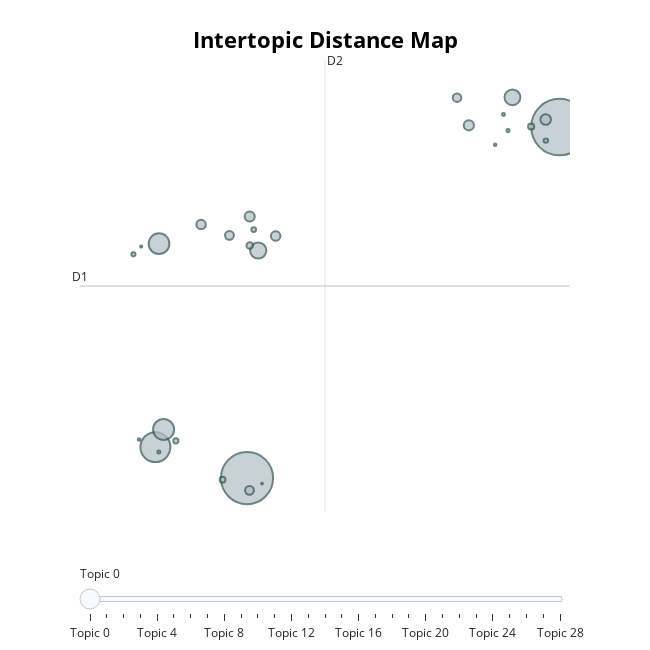

The notebook cell saved with this chart:
### Code cell
pos_topic_model = pos_topic_model.reduce_topics(pos_docs, nr_topics=30)
pos_topic_model.visualize_topics()

### Figure 1 — Plotly figure (JSON) as saved in the notebook; plotly's stock layout.template omitted (floating-point values rounded to 4 significant figures)
{"data": [{"customdata": [[0, "good | play | get | like | love", 12245], [1, "death | good | play | get | like", 10408], [2, "good | play | like | get | make", 3433], [3, "good | play | like | get | make", 1686], [4, "good | play | like | time | one", 1642], [5, "play | time | good | get | like", 1001], [6, "dead | play | good | like | get", 961], [7, "good | play | stance | enemy | still", 425], [8, "like | play | get | game | one", 400], [9, "ii | love | sentinel | play | ruin", 387], [10, "dead | like | play | good | make", 349], [11, "like | one | get | play | good", 336], [12, "de | get | play | que | good", 303], [13, "iron | keep | hate | play | good", 296], [14, "die | time | get | pvp | like", 276], [15, "enemy | play | get | really | good", 167], [16, "da | good | get | das | time", 145], [17, "game | one | good | play | time", 126], [18, "td | tr | also | make | area", 105], [19, "spoiler | one | world | good | still", 84], [20, "fuck | good | like | feature | play", 76], [21, "dsiii | try | controller | dsi | well", 64], [22, "hit | die | captain | get | theory", 37], [23, "get | boss | mob | ganks | enemy", 35], [24, "others | fightning | fun | inside | button", 34], [25, "dawn | war | glitchy | still | ruin", 26], [26, "nya | quit | rite | spoiler | gaem", 23], [27, "super | adp | kind | sissy | rul", 18], [28, "able | ask | diffcult | cbt | remix", 12]], "hovertemplate": "<b>Topic %{customdata[0]}</b><br>%{customdata[1]}<br>Size: %{customdata[2]}", "legendgroup": "", "marker": {"color": "#B0BEC5", "line": {"color": "DarkSlateGrey", "width": 2}, "size": [12245, 10408, 3433, 1686, 1642, 1001, 961, 425, 400, 387, 349, 336, 303, 296, 276, 167, 145, 126, 105, 84, 76, 64, 37, 35, 34, 26, 23, 18, 12], "sizemode": "area", "sizeref": 7.653, "symbol": "circle"}, "mode": "markers", "name": "", "orientation": "v", "showlegend": false, "type": "scatter", "x": [1.086, -3.769, -5.193, -5.066, -5.137, -3.595, 0.3553, 0.8718, -0.3226, -3.727, -3.325, -4.483, -4.042, -3.731, -0.5059, -3.727, 0.6458, -4.149, -4.875, -3.665, 0.8743, -5.534, 0.286, -5.14, 0.2163, -5.445, 0.08667, -5.414, -3.536], "xaxis": "x", "y": [7.476, -4.509, -3.452, -2.848, 3.494, 3.261, 8.493, 7.734, 7.537, 4.423, 3.757, 4.152, 3.779, -4.928, 8.481, 3.431, 7.497, -4.566, -3.236, 3.976, 7.014, 3.13, 7.358, -3.622, 7.907, -3.19, 6.871, 3.396, -4.697], "yaxis": "y"}], "layout": {"annotations": [{"showarrow": false, "text": "D1", "x": -6.365, "y": 2.049, "yshift": 10}, {"showarrow": false, "text": "D2", "x": -2.558, "xshift": 10, "y": 9.767}], "height": 650, "hoverlabel": {"bgcolor": "white", "font": {"family": "Rockwell", "size": 16}}, "legend": {"itemsizing": "constant", "tracegroupgap": 0}, "margin": {"t": 60}, "shapes": [{"line": {"color": "#CFD8DC", "width": 2}, "type": "line", "x0": -2.558, "x1": -2.558, "y0": -5.668, "y1": 9.767}, {"line": {"color": "#9E9E9E", "width": 2}, "type": "line", "x0": -6.365, "x1": 1.249, "y0": 2.049, "y1": 2.049}], "sliders": [{"active": 0, "pad": {"t": 50}, "steps": [{"args": [{"marker.color": [["red", "#B0BEC5", "#B0BEC5", "#B0BEC5", "#B0BEC5", "#B0BEC5", "#B0BEC5", "#B0BEC5", "#B0BEC5", "#B0BEC5", "#B0BEC5", "#B0BEC5", "#B0BEC5", "#B0BEC5", "#B0BEC5", "#B0BEC5", "#B0BEC5", "#B0BEC5", "#B0BEC5", "#B0BEC5", "#B0BEC5", "#B0BEC5", "#B0BEC5", "#B0BEC5", "#B0BEC5", "#B0BEC5", "#B0BEC5", "#B0BEC5", "#B0BEC5"]]}], "label": "Topic 0", "method": "update"}, {"args": [{"marker.color": [["#B0BEC5", "red", "#B0BEC5", "#B0BEC5", "#B0BEC5", "#B0BEC5", "#B0BEC5", "#B0BEC5", "#B0BEC5", "#B0BEC5", "#B0BEC5", "#B0BEC5", "#B0BEC5", "#B0BEC5", "#B0BEC5", "#B0BEC5", "#B0BEC5", "#B0BEC5", "#B0BEC5", "#B0BEC5", "#B0BEC5", "#B0BEC5", "#B0BEC5", "#B0BEC5", "#B0BEC5", "#B0BEC5", "#B0BEC5", "#B0BEC5", "#B0BEC5"]]}], "label": "Topic 1", "method": "update"}, {"args": [{"marker.color": [["#B0BEC5", "#B0BEC5", "red", "#B0BEC5", "#B0BEC5", "#B0BEC5", "#B0BEC5", "#B0BEC5", "#B0BEC5", "#B0BEC5", "#B0BEC5", "#B0BEC5", "#B0BEC5", "#B0BEC5", "#B0BEC5", "#B0BEC5", "#B0BEC5", "#B0BEC5", "#B0BEC5", "#B0BEC5", "#B0BEC5", "#B0BEC5", "#B0BEC5", "#B0BEC5", "#B0BEC5", "#B0BEC5", "#B0BEC5", "#B0BEC5", "#B0BEC5"]]}], "label": "Topic 2", "method": "update"}, {"args": [{"marker.color": [["#B0BEC5", "#B0BEC5", "#B0BEC5", "red", "#B0BEC5", "#B0BEC5", "#B0BEC5", "#B0BEC5", "#B0BEC5", "#B0BEC5", "#B0BEC5", "#B0BEC5", "#B0BEC5", "#B0BEC5", "#B0BEC5", "#B0BEC5", "#B0BEC5", "#B0BEC5", "#B0BEC5", "#B0BEC5", "#B0BEC5", "#B0BEC5", "#B0BEC5", "#B0BEC5", "#B0BEC5", "#B0BEC5", "#B0BEC5", "#B0BEC5", "#B0BEC5"]]}], "label": "Topic 3", "method": "update"}, {"args": [{"marker.color": [["#B0BEC5", "#B0BEC5", "#B0BEC5", "#B0BEC5", "red", "#B0BEC5", "#B0BEC5", "#B0BEC5", "#B0BEC5", "#B0BEC5", "#B0BEC5", "#B0BEC5", "#B0BEC5", "#B0BEC5", "#B0BEC5", "#B0BEC5", "#B0BEC5", "#B0BEC5", "#B0BEC5", "#B0BEC5", "#B0BEC5", "#B0BEC5", "#B0BEC5", "#B0BEC5", "#B0BEC5", "#B0BEC5", "#B0BEC5", "#B0BEC5", "#B0BEC5"]]}], "label": "Topic 4", "method": "update"}, {"args": [{"marker.color": [["#B0BEC5", "#B0BEC5", "#B0BEC5", "#B0BEC5", "#B0BEC5", "red", "#B0BEC5", "#B0BEC5", "#B0BEC5", "#B0BEC5", "#B0BEC5", "#B0BEC5", "#B0BEC5", "#B0BEC5", "#B0BEC5", "#B0BEC5", "#B0BEC5", "#B0BEC5", "#B0BEC5", "#B0BEC5", "#B0BEC5", "#B0BEC5", "#B0BEC5", "#B0BEC5", "#B0BEC5", "#B0BEC5", "#B0BEC5", "#B0BEC5", "#B0BEC5"]]}], "label": "Topic 5", "method": "update"}, {"args": [{"marker.color": [["#B0BEC5", "#B0BEC5", "#B0BEC5", "#B0BEC5", "#B0BEC5", "#B0BEC5", "red", "#B0BEC5", "#B0BEC5", "#B0BEC5", "#B0BEC5", "#B0BEC5", "#B0BEC5", "#B0BEC5", "#B0BEC5", "#B0BEC5", "#B0BEC5", "#B0BEC5", "#B0BEC5", "#B0BEC5", "#B0BEC5", "#B0BEC5", "#B0BEC5", "#B0BEC5", "#B0BEC5", "#B0BEC5", "#B0BEC5", "#B0BEC5", "#B0BEC5"]]}], "label": "Topic 6", "method": "update"}, {"args": [{"marker.color": [["#B0BEC5", "#B0BEC5", "#B0BEC5", "#B0BEC5", "#B0BEC5", "#B0BEC5", "#B0BEC5", "red", "#B0BEC5", "#B0BEC5", "#B0BEC5", "#B0BEC5", "#B0BEC5", "#B0BEC5", "#B0BEC5", "#B0BEC5", "#B0BEC5", "#B0BEC5", "#B0BEC5", "#B0BEC5", "#B0BEC5", "#B0BEC5", "#B0BEC5", "#B0BEC5", "#B0BEC5", "#B0BEC5", "#B0BEC5", "#B0BEC5", "#B0BEC5"]]}], "label": "Topic 7", "method": "update"}, {"args": [{"marker.color": [["#B0BEC5", "#B0BEC5", "#B0BEC5", "#B0BEC5", "#B0BEC5", "#B0BEC5", "#B0BEC5", "#B0BEC5", "red", "#B0BEC5", "#B0BEC5", "#B0BEC5", "#B0BEC5", "#B0BEC5", "#B0BEC5", "#B0BEC5", "#B0BEC5", "#B0BEC5", "#B0BEC5", "#B0BEC5", "#B0BEC5", "#B0BEC5", "#B0BEC5", "#B0BEC5", "#B0BEC5", "#B0BEC5", "#B0BEC5", "#B0BEC5", "#B0BEC5"]]}], "label": "Topic 8", "method": "update"}, {"args": [{"marker.color": [["#B0BEC5", "#B0BEC5", "#B0BEC5", "#B0BEC5", "#B0BEC5", "#B0BEC5", "#B0BEC5", "#B0BEC5", "#B0BEC5", "red", "#B0BEC5", "#B0BEC5", "#B0BEC5", "#B0BEC5", "#B0BEC5", "#B0BEC5", "#B0BEC5", "#B0BEC5", "#B0BEC5", "#B0BEC5", "#B0BEC5", "#B0BEC5", "#B0BEC5", "#B0BEC5", "#B0BEC5", "#B0BEC5", "#B0BEC5", "#B0BEC5", "#B0BEC5"]]}], "label": "Topic 9", "method": "update"}, {"args": [{"marker.color": [["#B0BEC5", "#B0BEC5", "#B0BEC5", "#B0BEC5", "#B0BEC5", "#B0BEC5", "#B0BEC5", "#B0BEC5", "#B0BEC5", "#B0BEC5", "red", "#B0BEC5", "#B0BEC5", "#B0BEC5", "#B0BEC5", "#B0BEC5", "#B0BEC5", "#B0BEC5", "#B0BEC5", "#B0BEC5", "#B0BEC5", "#B0BEC5", "#B0BEC5", "#B0BEC5", "#B0BEC5", "#B0BEC5", "#B0BEC5", "#B0BEC5", "#B0BEC5"]]}], "label": "Topic 10", "method": "update"}, {"args": [{"marker.color": [["#B0BEC5", "#B0BEC5", "#B0BEC5", "#B0BEC5", "#B0BEC5", "#B0BEC5", "#B0BEC5", "#B0BEC5", "#B0BEC5", "#B0BEC5", "#B0BEC5", "red", "#B0BEC5", "#B0BEC5", "#B0BEC5", "#B0BEC5", "#B0BEC5", "#B0BEC5", "#B0BEC5", "#B0BEC5", "#B0BEC5", "#B0BEC5", "#B0BEC5", "#B0BEC5", "#B0BEC5", "#B0BEC5", "#B0BEC5", "#B0BEC5", "#B0BEC5"]]}], "label": "Topic 11", "method": "update"}, {"args": [{"marker.color": [["#B0BEC5", "#B0BEC5", "#B0BEC5", "#B0BEC5", "#B0BEC5", "#B0BEC5", "#B0BEC5", "#B0BEC5", "#B0BEC5", "#B0BEC5", "#B0BEC5", "#B0BEC5", "red", "#B0BEC5", "#B0BEC5", "#B0BEC5", "#B0BEC5", "#B0BEC5", "#B0BEC5", "#B0BEC5", "#B0BEC5", "#B0BEC5", "#B0BEC5", "#B0BEC5", "#B0BEC5", "#B0BEC5", "#B0BEC5", "#B0BEC5", "#B0BEC5"]]}], "label": "Topic 12", "method": "update"}, {"args": [{"marker.color": [["#B0BEC5", "#B0BEC5", "#B0BEC5", "#B0BEC5", "#B0BEC5", "#B0BEC5", "#B0BEC5", "#B0BEC5", "#B0BEC5", "#B0BEC5", "#B0BEC5", "#B0BEC5", "#B0BEC5", "red", "#B0BEC5", "#B0BEC5", "#B0BEC5", "#B0BEC5", "#B0BEC5", "#B0BEC5", "#B0BEC5", "#B0BEC5", "#B0BEC5", "#B0BEC5", "#B0BEC5", "#B0BEC5", "#B0BEC5", "#B0BEC5", "#B0BEC5"]]}], "label": "Topic 13", "method": "update"}, {"args": [{"marker.color": [["#B0BEC5", "#B0BEC5", "#B0BEC5", "#B0BEC5", "#B0BEC5", "#B0BEC5", "#B0BEC5", "#B0BEC5", "#B0BEC5", "#B0BEC5", "#B0BEC5", "#B0BEC5", "#B0BEC5", "#B0BEC5", "red", "#B0BEC5", "#B0BEC5", "#B0BEC5", "#B0BEC5", "#B0BEC5", "#B0BEC5", "#B0BEC5", "#B0BEC5", "#B0BEC5", "#B0BEC5", "#B0BEC5", "#B0BEC5", "#B0BEC5", "#B0BEC5"]]}], "label": "Topic 14", "method": "update"}, {"args": [{"marker.color": [["#B0BEC5", "#B0BEC5", "#B0BEC5", "#B0BEC5", "#B0BEC5", "#B0BEC5", "#B0BEC5", "#B0BEC5", "#B0BEC5", "#B0BEC5", "#B0BEC5", "#B0BEC5", "#B0BEC5", "#B0BEC5", "#B0BEC5", "red", "#B0BEC5", "#B0BEC5", "#B0BEC5", "#B0BEC5", "#B0BEC5", "#B0BEC5", "#B0BEC5", "#B0BEC5", "#B0BEC5", "#B0BEC5", "#B0BEC5", "#B0BEC5", "#B0BEC5"]]}], "label": "Topic 15", "method": "update"}, {"args": [{"marker.color": [["#B0BEC5", "#B0BEC5", "#B0BEC5", "#B0BEC5", "#B0BEC5", "#B0BEC5", "#B0BEC5", "#B0BEC5", "#B0BEC5", "#B0BEC5", "#B0BEC5", "#B0BEC5", "#B0BEC5", "#B0BEC5", "#B0BEC5", "#B0BEC5", "red", "#B0BEC5", "#B0BEC5", "#B0BEC5", "#B0BEC5", "#B0BEC5", "#B0BEC5", "#B0BEC5", "#B0BEC5", "#B0BEC5", "#B0BEC5", "#B0BEC5", "#B0BEC5"]]}], "label": "Topic 16", "method": "update"}, {"args": [{"marker.color": [["#B0BEC5", "#B0BEC5", "#B0BEC5", "#B0BEC5", "#B0BEC5", "#B0BEC5", "#B0BEC5", "#B0BEC5", "#B0BEC5", "#B0BEC5", "#B0BEC5", "#B0BEC5", "#B0BEC5", "#B0BEC5", "#B0BEC5", "#B0BEC5", "#B0BEC5", "red", "#B0BEC5", "#B0BEC5", "#B0BEC5", "#B0BEC5", "#B0BEC5", "#B0BEC5", "#B0BEC5", "#B0BEC5", "#B0BEC5", "#B0BEC5", "#B0BEC5"]]}], "label": "Topic 17", "method": "update"}, {"args": [{"marker.color": [["#B0BEC5", "#B0BEC5", "#B0BEC5", "#B0BEC5", "#B0BEC5", "#B0BEC5", "#B0BEC5", "#B0BEC5", "#B0BEC5", "#B0BEC5", "#B0BEC5", "#B0BEC5", "#B0BEC5", "#B0BEC5", "#B0BEC5", "#B0BEC5", "#B0BEC5", "#B0BEC5", "red", "#B0BEC5", "#B0BEC5", "#B0BEC5", "#B0BEC5", "#B0BEC5", "#B0BEC5", "#B0BEC5", "#B0BEC5", "#B0BEC5", "#B0BEC5"]]}], "label": "Topic 18", "method": "update"}, {"args": [{"marker.color": [["#B0BEC5", "#B0BEC5", "#B0BEC5", "#B0BEC5", "#B0BEC5", "#B0BEC5", "#B0BEC5", "#B0BEC5", "#B0BEC5", "#B0BEC5", "#B0BEC5", "#B0BEC5", "#B0BEC5", "#B0BEC5", "#B0BEC5", "#B0BEC5", "#B0BEC5", "#B0BEC5", "#B0BEC5", "red", "#B0BEC5", "#B0BEC5", "#B0BEC5", "#B0BEC5", "#B0BEC5", "#B0BEC5", "#B0BEC5", "#B0BEC5", "#B0BEC5"]]}], "label": "Topic 19", "method": "update"}, {"args": [{"marker.color": [["#B0BEC5", "#B0BEC5", "#B0BEC5", "#B0BEC5", "#B0BEC5", "#B0BEC5", "#B0BEC5", "#B0BEC5", "#B0BEC5", "#B0BEC5", "#B0BEC5", "#B0BEC5", "#B0BEC5", "#B0BEC5", "#B0BEC5", "#B0BEC5", "#B0BEC5", "#B0BEC5", "#B0BEC5", "#B0BEC5", "red", "#B0BEC5", "#B0BEC5", "#B0BEC5", "#B0BEC5", "#B0BEC5", "#B0BEC5", "#B0BEC5", "#B0BEC5"]]}], "label": "Topic 20", "method": "update"}, {"args": [{"marker.color": [["#B0BEC5", "#B0BEC5", "#B0BEC5", "#B0BEC5", "#B0BEC5", "#B0BEC5", "#B0BEC5", "#B0BEC5", "#B0BEC5", "#B0BEC5", "#B0BEC5", "#B0BEC5", "#B0BEC5", "#B0BEC5", "#B0BEC5", "#B0BEC5", "#B0BEC5", "#B0BEC5", "#B0BEC5", "#B0BEC5", "#B0BEC5", "red", "#B0BEC5", "#B0BEC5", "#B0BEC5", "#B0BEC5", "#B0BEC5", "#B0BEC5", "#B0BEC5"]]}], "label": "Topic 21", "method": "update"}, {"args": [{"marker.color": [["#B0BEC5", "#B0BEC5", "#B0BEC5", "#B0BEC5", "#B0BEC5", "#B0BEC5", "#B0BEC5", "#B0BEC5", "#B0BEC5", "#B0BEC5", "#B0BEC5", "#B0BEC5", "#B0BEC5", "#B0BEC5", "#B0BEC5", "#B0BEC5", "#B0BEC5", "#B0BEC5", "#B0BEC5", "#B0BEC5", "#B0BEC5", "#B0BEC5", "red", "#B0BEC5", "#B0BEC5", "#B0BEC5", "#B0BEC5", "#B0BEC5", "#B0BEC5"]]}], "label": "Topic 22", "method": "update"}, {"args": [{"marker.color": [["#B0BEC5", "#B0BEC5", "#B0BEC5", "#B0BEC5", "#B0BEC5", "#B0BEC5", "#B0BEC5", "#B0BEC5", "#B0BEC5", "#B0BEC5", "#B0BEC5", "#B0BEC5", "#B0BEC5", "#B0BEC5", "#B0BEC5", "#B0BEC5", "#B0BEC5", "#B0BEC5", "#B0BEC5", "#B0BEC5", "#B0BEC5", "#B0BEC5", "#B0BEC5", "red", "#B0BEC5", "#B0BEC5", "#B0BEC5", "#B0BEC5", "#B0BEC5"]]}], "label": "Topic 23", "method": "update"}, {"args": [{"marker.color": [["#B0BEC5", "#B0BEC5", "#B0BEC5", "#B0BEC5", "#B0BEC5", "#B0BEC5", "#B0BEC5", "#B0BEC5", "#B0BEC5", "#B0BEC5", "#B0BEC5", "#B0BEC5", "#B0BEC5", "#B0BEC5", "#B0BEC5", "#B0BEC5", "#B0BEC5", "#B0BEC5", "#B0BEC5", "#B0BEC5", "#B0BEC5", "#B0BEC5", "#B0BEC5", "#B0BEC5", "red", "#B0BEC5", "#B0BEC5", "#B0BEC5", "#B0BEC5"]]}], "label": "Topic 24", "method": "update"}, {"args": [{"marker.color": [["#B0BEC5", "#B0BEC5", "#B0BEC5", "#B0BEC5", "#B0BEC5", "#B0BEC5", "#B0BEC5", "#B0BEC5", "#B0BEC5", "#B0BEC5", "#B0BEC5", "#B0BEC5", "#B0BEC5", "#B0BEC5", "#B0BEC5", "#B0BEC5", "#B0BEC5", "#B0BEC5", "#B0BEC5", "#B0BEC5", "#B0BEC5", "#B0BEC5", "#B0BEC5", "#B0BEC5", "#B0BEC5", "red", "#B0BEC5", "#B0BEC5", "#B0BEC5"]]}], "label": "Topic 25", "method": "update"}, {"args": [{"marker.color": [["#B0BEC5", "#B0BEC5", "#B0BEC5", "#B0BEC5", "#B0BEC5", "#B0BEC5", "#B0BEC5", "#B0BEC5", "#B0BEC5", "#B0BEC5", "#B0BEC5", "#B0BEC5", "#B0BEC5", "#B0BEC5", "#B0BEC5", "#B0BEC5", "#B0BEC5", "#B0BEC5", "#B0BEC5", "#B0BEC5", "#B0BEC5", "#B0BEC5", "#B0BEC5", "#B0BEC5", "#B0BEC5", "#B0BEC5", "red", "#B0BEC5", "#B0BEC5"]]}], "label": "Topic 26", "method": "update"}, {"args": [{"marker.color": [["#B0BEC5", "#B0BEC5", "#B0BEC5", "#B0BEC5", "#B0BEC5", "#B0BEC5", "#B0BEC5", "#B0BEC5", "#B0BEC5", "#B0BEC5", "#B0BEC5", "#B0BEC5", "#B0BEC5", "#B0BEC5", "#B0BEC5", "#B0BEC5", "#B0BEC5", "#B0BEC5", "#B0BEC5", "#B0BEC5", "#B0BEC5", "#B0BEC5", "#B0BEC5", "#B0BEC5", "#B0BEC5", "#B0BEC5", "#B0BEC5", "red", "#B0BEC5"]]}], "label": "Topic 27", "method": "update"}, {"args": [{"marker.color": [["#B0BEC5", "#B0BEC5", "#B0BEC5", "#B0BEC5", "#B0BEC5", "#B0BEC5", "#B0BEC5", "#B0BEC5", "#B0BEC5", "#B0BEC5", "#B0BEC5", "#B0BEC5", "#B0BEC5", "#B0BEC5", "#B0BEC5", "#B0BEC5", "#B0BEC5", "#B0BEC5", "#B0BEC5", "#B0BEC5", "#B0BEC5", "#B0BEC5", "#B0BEC5", "#B0BEC5", "#B0BEC5", "#B0BEC5", "#B0BEC5", "#B0BEC5", "red"]]}], "label": "Topic 28", "method": "update"}]}], "title": {"font": {"color": "Black", "size": 22}, "text": "<b>Intertopic Distance Map</b>", "x": 0.5, "xanchor": "center", "y": 0.95, "yanchor": "top"}, "width": 650, "xaxis": {"anchor": "y", "domain": [0, 1], "range": [-6.365, 1.249], "title": {"text": ""}, "visible": false}, "yaxis": {"anchor": "x", "domain": [0, 1], "range": [-5.668, 9.767], "title": {"text": ""}, "visible": false}}}
